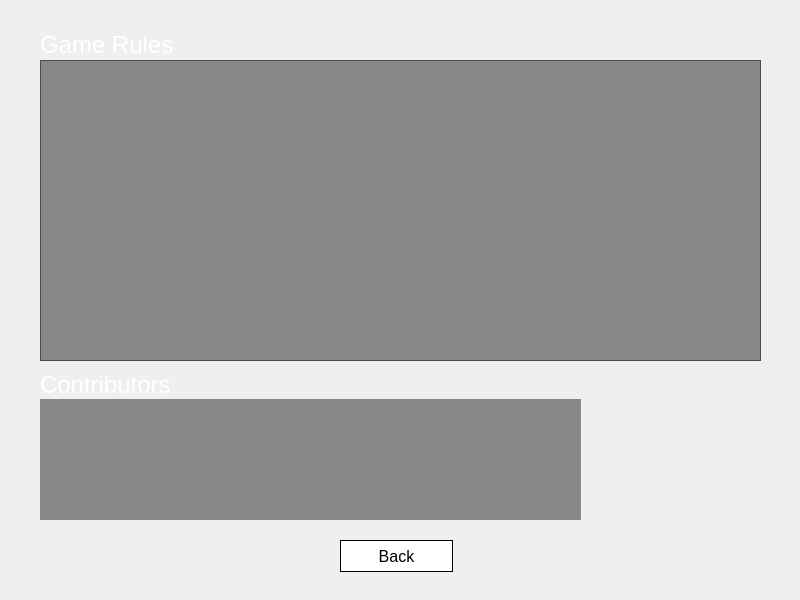
<?xml version="1.0" encoding="UTF-8"?>
<ui version="4.0">
 <class>Form</class>
 <widget class="QWidget" name="Form">
  <property name="geometry">
   <rect>
    <x>0</x>
    <y>0</y>
    <width>800</width>
    <height>600</height>
   </rect>
  </property>
  <property name="windowTitle">
   <string>Form</string>
  </property>
  <widget class="QLabel" name="contributors">
   <property name="geometry">
    <rect>
     <x>40</x>
     <y>399</y>
     <width>541</width>
     <height>121</height>
    </rect>
   </property>
   <property name="font">
    <font>
     <family>Arial</family>
     <pointsize>10</pointsize>
    </font>
   </property>
   <property name="styleSheet">
    <string notr="true">color: rgb(255, 255, 255);background-color: rgba(0, 0, 0, 110);</string>
   </property>
   <property name="text">
    <string/>
   </property>
   <property name="alignment">
    <set>Qt::AlignLeading|Qt::AlignLeft|Qt::AlignTop</set>
   </property>
   <property name="wordWrap">
    <bool>true</bool>
   </property>
  </widget>
  <widget class="QLabel" name="label_3">
   <property name="geometry">
    <rect>
     <x>40</x>
     <y>370</y>
     <width>200</width>
     <height>30</height>
    </rect>
   </property>
   <property name="font">
    <font>
     <family>Arial</family>
     <pointsize>18</pointsize>
    </font>
   </property>
   <property name="styleSheet">
    <string notr="true">color: rgb(255, 255, 255);</string>
   </property>
   <property name="text">
    <string>Contributors</string>
   </property>
  </widget>
  <widget class="QLabel" name="label_4">
   <property name="geometry">
    <rect>
     <x>40</x>
     <y>30</y>
     <width>200</width>
     <height>30</height>
    </rect>
   </property>
   <property name="font">
    <font>
     <family>Arial</family>
     <pointsize>18</pointsize>
    </font>
   </property>
   <property name="styleSheet">
    <string notr="true">color: rgb(255, 255, 255);</string>
   </property>
   <property name="text">
    <string>Game Rules</string>
   </property>
  </widget>
  <widget class="QPushButton" name="back_button">
   <property name="geometry">
    <rect>
     <x>340</x>
     <y>540</y>
     <width>113</width>
     <height>32</height>
    </rect>
   </property>
   <property name="font">
    <font>
     <family>Arial</family>
     <pointsize>12</pointsize>
    </font>
   </property>
   <property name="styleSheet">
    <string notr="true">color: rgb(0, 0, 0);
background-color: rgb(255, 255, 255);
border-style:outset;
border-width:1px;</string>
   </property>
   <property name="text">
    <string>Back</string>
   </property>
  </widget>
  <widget class="QLabel" name="label_5">
   <property name="geometry">
    <rect>
     <x>0</x>
     <y>0</y>
     <width>800</width>
     <height>600</height>
    </rect>
   </property>
   <property name="font">
    <font>
     <pointsize>14</pointsize>
    </font>
   </property>
   <property name="styleSheet">
    <string notr="true">border-image: url(./asset/home.png) 0 0 0 0 stretch stretch;</string>
   </property>
   <property name="text">
    <string/>
   </property>
  </widget>
  <widget class="QLabel" name="label">
   <property name="geometry">
    <rect>
     <x>630</x>
     <y>370</y>
     <width>131</width>
     <height>151</height>
    </rect>
   </property>
   <property name="styleSheet">
    <string notr="true">border-image : url(&quot;./asset/meme.png&quot;) 0 0 0 0 stretch stretch;</string>
   </property>
   <property name="text">
    <string/>
   </property>
  </widget>
  <widget class="QTextBrowser" name="textBrowser">
   <property name="geometry">
    <rect>
     <x>40</x>
     <y>60</y>
     <width>721</width>
     <height>301</height>
    </rect>
   </property>
   <property name="font">
    <font>
     <family>Arial</family>
     <pointsize>10</pointsize>
    </font>
   </property>
   <property name="styleSheet">
    <string notr="true">color: rgb(255, 255, 255);background-color: rgba(0, 0, 0, 110);</string>
   </property>
  </widget>
  <zorder>label_5</zorder>
  <zorder>contributors</zorder>
  <zorder>label_3</zorder>
  <zorder>label_4</zorder>
  <zorder>back_button</zorder>
  <zorder>label</zorder>
  <zorder>textBrowser</zorder>
 </widget>
 <resources/>
 <connections/>
</ui>
